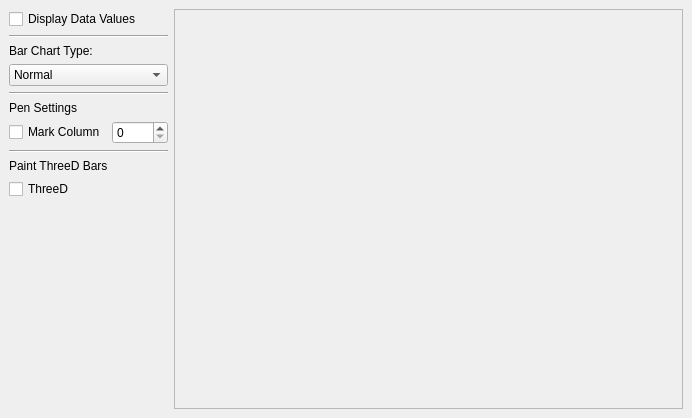
<ui version="4.0" >
 <author></author>
 <comment></comment>
 <exportmacro></exportmacro>
 <class>MainWindow</class>
 <widget class="QWidget" name="MainWindow" >
  <property name="geometry" >
   <rect>
    <x>0</x>
    <y>0</y>
    <width>692</width>
    <height>408</height>
   </rect>
  </property>
  <property name="windowTitle" >
   <string>Bar Chart </string>
  </property>
  <property name="windowIcon" >
   <iconset/>
  </property>
  <layout class="QGridLayout" >
   <property name="margin" >
    <number>9</number>
   </property>
   <property name="spacing" >
    <number>6</number>
   </property>
   <item row="0" column="0" >
    <layout class="QVBoxLayout" >
     <property name="margin" >
      <number>0</number>
     </property>
     <property name="spacing" >
      <number>6</number>
     </property>
     <item>
      <widget class="QCheckBox" name="paintValuesCB" >
       <property name="text" >
        <string>Display Data Values</string>
       </property>
      </widget>
     </item>
     <item>
      <widget class="Line" name="line_3" >
       <property name="orientation" >
        <enum>Qt::Horizontal</enum>
       </property>
      </widget>
     </item>
     <item>
      <layout class="QVBoxLayout" >
       <property name="margin" >
        <number>0</number>
       </property>
       <property name="spacing" >
        <number>6</number>
       </property>
       <item>
        <widget class="QLabel" name="barTypeLB" >
         <property name="text" >
          <string>Bar Chart Type:</string>
         </property>
        </widget>
       </item>
       <item>
        <widget class="QComboBox" name="barTypeCB" >
         <item>
          <property name="text" >
           <string>Normal</string>
          </property>
         </item>
         <item>
          <property name="text" >
           <string>Stacked</string>
          </property>
         </item>
         <item>
          <property name="text" >
           <string>Percent</string>
          </property>
         </item>
        </widget>
       </item>
      </layout>
     </item>
     <item>
      <widget class="Line" name="line" >
       <property name="orientation" >
        <enum>Qt::Horizontal</enum>
       </property>
      </widget>
     </item>
     <item>
      <layout class="QVBoxLayout" >
       <property name="margin" >
        <number>0</number>
       </property>
       <property name="spacing" >
        <number>6</number>
       </property>
       <item>
        <widget class="QLabel" name="penLabel" >
         <property name="text" >
          <string>Pen Settings</string>
         </property>
        </widget>
       </item>
       <item>
        <layout class="QHBoxLayout" >
         <property name="margin" >
          <number>0</number>
         </property>
         <property name="spacing" >
          <number>6</number>
         </property>
         <item>
          <widget class="QCheckBox" name="markColumnCB" >
           <property name="text" >
            <string>Mark Column</string>
           </property>
          </widget>
         </item>
         <item>
          <widget class="QSpinBox" name="markColumnSB" >
           <property name="maximum" >
            <number>4</number>
           </property>
          </widget>
         </item>
        </layout>
       </item>
      </layout>
     </item>
     <item>
      <widget class="Line" name="line_2" >
       <property name="orientation" >
        <enum>Qt::Horizontal</enum>
       </property>
      </widget>
     </item>
     <item>
      <layout class="QVBoxLayout" >
       <property name="margin" >
        <number>0</number>
       </property>
       <property name="spacing" >
        <number>6</number>
       </property>
       <item>
        <widget class="QLabel" name="threeDLB" >
         <property name="text" >
          <string>Paint ThreeD Bars</string>
         </property>
        </widget>
       </item>
       <item>
        <widget class="QCheckBox" name="paintThreeDBarsCB" >
         <property name="text" >
          <string>ThreeD</string>
         </property>
        </widget>
       </item>
       <item>
        <layout class="QHBoxLayout" >
         <property name="margin" >
          <number>0</number>
         </property>
         <property name="spacing" >
          <number>6</number>
         </property>
        </layout>
       </item>
      </layout>
     </item>
     <item>
      <spacer>
       <property name="orientation" >
        <enum>Qt::Vertical</enum>
       </property>
       <property name="sizeHint" >
        <size>
         <width>159</width>
         <height>61</height>
        </size>
       </property>
      </spacer>
     </item>
    </layout>
   </item>
   <item row="0" column="1" >
    <widget class="QSplitter" name="splitter" >
     <property name="orientation" >
      <enum>Qt::Horizontal</enum>
     </property>
     <widget class="QFrame" name="chartFrame" >
      <property name="minimumSize" >
       <size>
        <width>300</width>
        <height>400</height>
       </size>
      </property>
      <property name="frameShape" >
       <enum>QFrame::StyledPanel</enum>
      </property>
      <property name="frameShadow" >
       <enum>QFrame::Raised</enum>
      </property>
     </widget>
    </widget>
   </item>
  </layout>
 </widget>
 <pixmapfunction></pixmapfunction>
 <resources>
  <include location="BarChart" />
 </resources>
 <connections/>
</ui>
